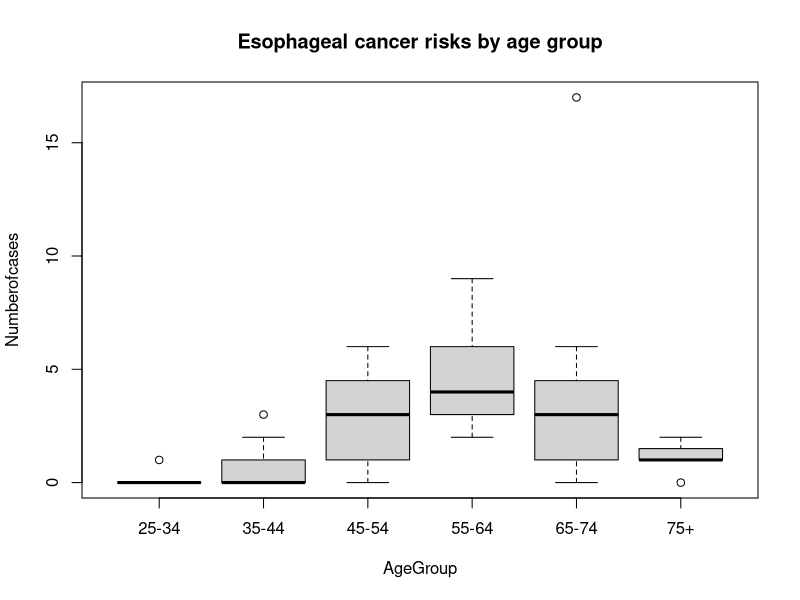

Write R code to recreate this figure. (Note: this script raises an error after producing the figure.)

# Brief description of the assigned dataset: this data is from a case-control study of esophageal cancer

require(stats)
require(graphics)
install.packages("ggplot2")
require(ggplot2)

head(esoph)
is.vector(esoph)
# View(esoph)

# get to know the dataset about colums and rows
nrow(esoph)
ncol(esoph)

# Giving Descriptive Names to the Columns

colnames(esoph) <- c("AgeGroup", "AlcoholConsumption", "TobaccoConsumption", "Numberofcases", "Numberofcontrols")
head(esoph)

# Exploratory Data Analysis Questions 1: What age groupd have the highest risks for esophageal cancer? 
# Age Group and Number of Cases
X <- subset(esoph, select = c("AgeGroup", "Numberofcases"))
#View(X)
head(X)
plot(X, main = "Esophageal cancer risks by age group")

# Exploratory Data Analysis Questions 2: Which alcohol consumption range cause higher risks for esophageal cancer?
Y <- subset(esoph, select = c("AlcoholConsumption", "TobaccoConsumption", "Numberofcases"))
head(Y)
heights <- tapply(Y$`Number of cases`, Y$`Alcohol Consumption`, mean)
barplot(heights)
barplot(heights, main = "Mean number of cases by alcohol consumption", 
        names.arg = c("0-39 g/day", "40-79 g/day", "80-119 g/day", "120+ g/day"),
        ylab = "Number of cases")

# Exploratory Data Analysis Questions 3: Which Tobacco Consumption range cause higher risks for esophageal cancer?
heights2 <- tapply(Y$`Number of cases`, Y$`Tobacco Consumption`, mean)
barplot(heights2)
barplot(heights2, main = "Mean number of cases by tobacco consumption",
        names.arg = c("0-9 g/day", "10-19 g/day", "20-29 g/day", "30+ g/day"),
        ylab = "Number of cases")
# conclusion 1: Age groupd from 55-64 have the higher number of cases for esophageal cancer.
# Conclusion 2: Alcohol Consumption from 40-79 g/day has the highest average number of cases for esophageal cancer
# Conclusion 3: Tobacco Consumption from 0-9 g/day has the highest average number of cases for esophageal cancer.
